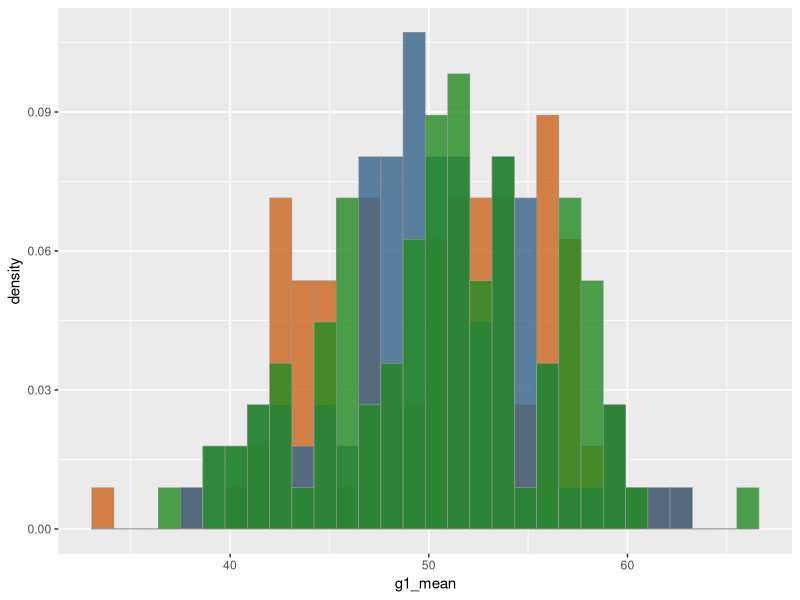
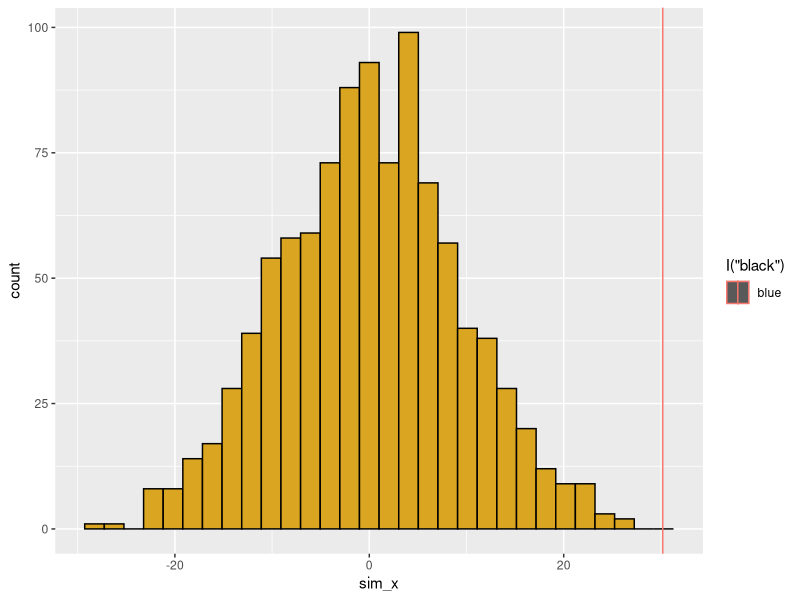

Here is the R script that generated these plots, in order:
## ---- chunk 1
knitr::opts_chunk$set(warning = FALSE, message = FALSE) 
## ---- chunk 2
#################################
# FUNCTION: count0
# purpose: counter the number of zeros in a numeric vector
# input: numeric vector
# output: the number of zeros
# -------------------------------
count0 <- function(num_vec) {
  counter <- 0
  for(i in num_vec) {
    if (i==0) {
     counter <- counter + 1 
    }
  }
  return(counter)
}
## ---- chunk 3
count0(1:5)
count0(0:5)
count0(c(0, 0, 1))
## ---- chunk 4
#################################
# FUNCTION: re_count0
# purpose: counter the number of zeros in a single line of code
# input: numeric vector
# output: the number of zeros
# -------------------------------
re_count0 <- function(num_vec) {
  return(length(num_vec[num_vec==0]))
}
## ---- chunk 5
re_count0(1:5)
re_count0(0:5)
re_count0(c(0, 0, 1))
## ---- chunk 6
#################################
# FUNCTION: gen_mat
# purpose: generate a matrix in which each element is the product of the 
#          row number x the column number
# input: the number of rows and columns 
# output: desired matrix
# -------------------------------
gen_mat <- function(row, col) {
  mat <- matrix(rep(0, row*col), nrow=row, ncol=col)
  for(i in 1:row){
    for(j in 1:col){
      mat[i, j] <- i*j
    }
  }
  return(mat)
}
## ---- chunk 7
gen_mat(1, 1)
gen_mat(4, 5)
## ---- chunk 8
# create treatment groups
groups <- c(rep("group1",10), rep("group2",10), rep("group3",10))
# create response variable
z <- c(runif(min=20, max=30, n=10), 
       runif(min=40, max=70, n=10), 
       runif(min=60, max=90, n=10))
# combine into data frame
df <- data.frame(groups=groups, res=z)
## ---- chunk 9
#################################
# FUNCTION: df_shuffle
# purpose: reshuffles the response variable, and calculates the mean 
#          of each group
# input: dataframe
# output: mean of each group in a vector of length 3
# -------------------------------
df_shuffle <- function(df) {
  # reshuffle the dataframe
  df_sim <- df
  df_sim$res <- sample(df_sim$res)
  # calculate the mean of each group
  mean <- tapply(df_sim$res, df_sim$groups, mean)
  return(mean)
}

##################################################
# function: shuffle_data
# randomize data for regression analysis
# input: 2-column data frame (x_var,y_var)
# output: 2-column data frame (x_var,y_var)
#------------------------------------------------- 
shuffle_data <- function(z) {             
  z[,2] <- sample(z[,2]) # use sample function with defaults to reshuffle
  return(z)
}

##################################################
# function: get_metric
# calculate metric for randomization test
# input: 2-column data frame for regression
# output: regression slope
#------------------------------------------------- 
get_metric <- function(z) {               
  . <- lm(z[,2]~z[,1])
  . <- summary(.)
  . <- .$coefficients[2,1]
  
  slope <- .
  return(slope)
}

##################################################
# function: get_pval
# calculate p value from simulation
# input: list of observed metric, and vector of simulated metrics
# output: lower, upper tail probability values
#------------------------------------------------- 
get_pval <- function(z) {
  p_lower <- mean(z[[2]]<=z[[1]])
  p_upper <- mean(z[[2]]>=z[[1]])
  return(c(pl=p_lower,pu=p_upper))
}

##################################################
# function: plot_ran_test
# create ggplot of histogram of simulated values
# input: list of observed metric and vector of simulated metrics
# output: saved ggplot graph
#------------------------------------------------- 
plot_ran_test <- function(z) {
  df <- data.frame(ID=seq_along(z[[2]]),sim_x=z[[2]])
  
  p1 <- ggplot(data=df) + 
    aes(x=sim_x)
  
  p1 + geom_histogram(aes(fill=I("goldenrod"),
                          color=I("black"))) +
    geom_vline(aes(xintercept=z[[1]],
                   col="blue")) 
}
## ---- chunk 10
# declare the dataframe
df_mean <- data.frame(matrix(ncol=4,nrow=0, 
                             dimnames=list(NULL, c("rep", 
                                                   "g1_mean", 
                                                   "g2_mean",
                                                   "g3_mean"))))
# repeat reshuffle 100 times
for(i in 1:100){
  df_mean[i,] <- c(i, df_shuffle(df))
}   
## ---- chunk 11
library(ggplot2)
plot <- ggplot(data=df_mean, aes(x=g1_mean, y=..density..)) + 
  geom_histogram(color="grey60",fill="chocolate3",size=0.2, alpha=0.8) + 
  geom_histogram(aes(x=g2_mean, y=..density..),
                 color="grey60",fill="steelblue4",size=0.2, alpha=0.8) +
  geom_histogram(aes(x=g3_mean, y=..density..),
                 color="grey60",fill="forestgreen",size=0.2, alpha=0.8)
print(plot)
## ---- chunk 12
n_sim <- 1000
x_sim <- rep(NA,n_sim) # vector of simulated slopes
df1 <- df[, 1:2]
x_obs <- get_metric(df1)
for (i in seq_len(n_sim)) {
  x_sim[i] <- get_metric(shuffle_data(df1))
}
slopes <- list(x_obs,x_sim)
get_pval(slopes)
plot_ran_test(slopes)
